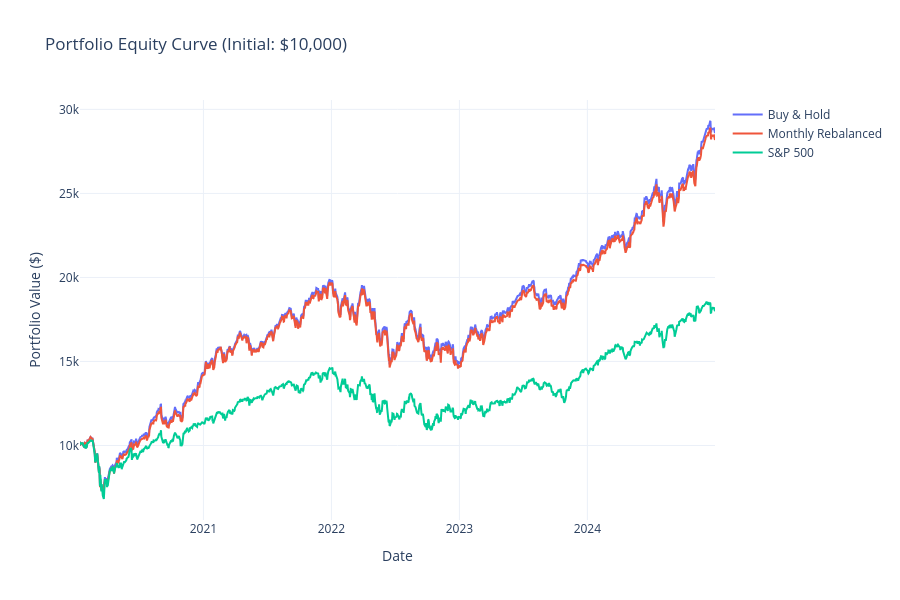

The notebook cell this image was saved under:
### Markdown cell above
## Equity Curve

Compare: Buy-and-Hold vs Monthly-Rebalanced vs S&P 500 benchmark.

### Code cell
initial = 10000
portfolios = {
    'Buy & Hold': portfolio_returns,
    'Monthly Rebalanced': rebalanced_returns,
    'S&P 500': benchmark_returns,
}

curves = compare_portfolios(portfolios, initial_value=initial)

fig = go.Figure()
for col in curves.columns:
    fig.add_trace(go.Scatter(x=curves.index, y=curves[col], name=col, mode='lines'))

fig.update_layout(
    title=f'Portfolio Equity Curve (Initial: ${initial:,})',
    yaxis_title='Portfolio Value ($)',
    xaxis_title='Date',
    template='plotly_white',
    height=600,
)
fig.show()

### Figure 1 — Plotly figure (JSON) as saved in the notebook; plotly's stock layout.template omitted (floating-point values rounded to 4 significant figures; data arrays with more than 128 entries replaced by an {"elided": "..."} marker saying what was removed)
{"data": [{"mode": "lines", "name": "Buy & Hold", "type": "scatter", "x": {"elided": "1231 str values"}, "y": {"elided": "1231 float values"}}, {"mode": "lines", "name": "Monthly Rebalanced", "type": "scatter", "x": {"elided": "1231 str values"}, "y": {"elided": "1231 float values"}}, {"mode": "lines", "name": "S&P 500", "type": "scatter", "x": {"elided": "1231 str values"}, "y": {"elided": "1231 float values"}}], "layout": {"height": 600, "title": {"text": "Portfolio Equity Curve (Initial: $10,000)"}, "xaxis": {"title": {"text": "Date"}}, "yaxis": {"title": {"text": "Portfolio Value ($)"}}}}
